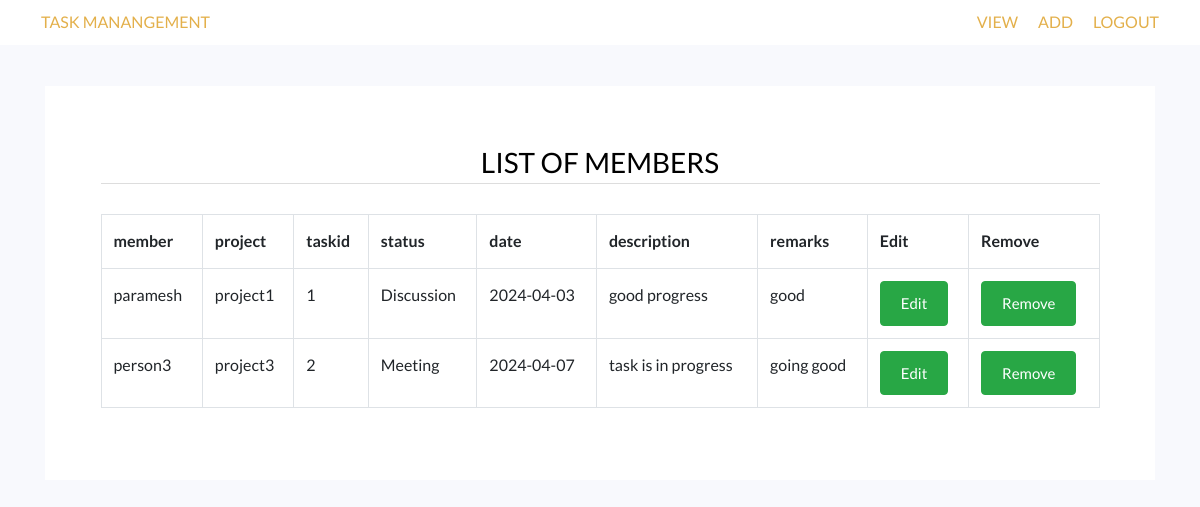
/view, run on the app's committed database.
### tables this page shows
CREATE TABLE members (member TEXT, project TEXT, taskid TEXT, status TEXT, date TEXT, description TEXT, remarks TEXT);

### app.py (the view)
@app.route('/view')
def view():
    con = sqlite3.connect('database.db')
    cr = con.cursor()
    cr.execute("select * from members")
    result = cr.fetchall()
    return render_template('view.html',  headings=headings, result=result)

### templates/view.html (shortened to what this page needs)
<!doctype html>
<html lang="en">
  <head>
	<link rel="stylesheet" href="https://stackpath.bootstrapcdn.com/font-awesome/4.7.0/css/font-awesome.min.css">
	<link rel="stylesheet" href="http://127.0.0.1:5000/static/style.css">
	</head>
	<body>
		<nav class="navbar">
			<div class="container-fluid">
				<ul class="nav navbar-nav">
					<li><a href="/home"> TASK MANANGEMENT</a></li>
				  </ul>
			  <ul class="nav navbar-nav navbar-right">
				<li><a href="/view"> VIEW</a></li>
				<li><a href="/addpage"> ADD</a></li>
				<li><a href="/home"> LOGOUT</a></li>
			  </ul>
			</div>
		  </nav>
	<section class="ftco-section">
		<div class="container">
			<div class="Form">
				<div class="row">
					<div class="col-lg-12">
						<h3>LIST OF MEMBERS</h3>
					</div>
				</div>
				<div class="row">
					<div class="col-lg-12">
						<table class="table table-bordered">
							<tr>
								{% for heading in headings %}
								<th>{{ heading }}</th>
								{% endfor %}
								<th>Edit</th>
								<th>Remove</th>
							</tr>
							{% for row in result %}
							<tr>
								{% for col in row %}
								<td>{{ col }}</td>
								{% endfor %}
								{% set name=row[0] %}
								<td><a href="{{ url_for('edit', name=name) }}" class="btn btn-success">Edit</a></td>
								<td><a href="{{ url_for('remove', name=name) }}" class="btn btn-success">Remove</a></td>
							</tr>
							{% endfor %}
						</table>
				</div>
			</div>
		</div>
	</section>
	</body>
</html>

### templates/view.html (style rules this page uses)
body { background-image: url('https://th.bing.com/th/id/OIP.Wt1ZHFLcVlRv_iOJgDEBNAHaE7?w=273&h=182&c=7&r=0&o=5&pid=1.7'); background-repeat: no-repeat; background-size: 100% 100vh; background-attachment: fixed; }
.Form { background-color: white; padding: 5%; margin-top: 25px; }
.Form h3 { text-align: center; border-bottom: 1px solid #ddd; margin-bottom: 30px; }
.navbar { background-color: white; }

### data on the page
members: member "paramesh", project "project1", row "1", status "Discussion", date "2024-04-03", description "good progress", remarks "good"
members: member "person3", project "project3", row "2", status "Meeting", date "2024-04-07", description "task is in progress", remarks "going good"

### other printed values
{{ heading }} "member" "project" "taskid" "status" "date" "description" "remarks"
